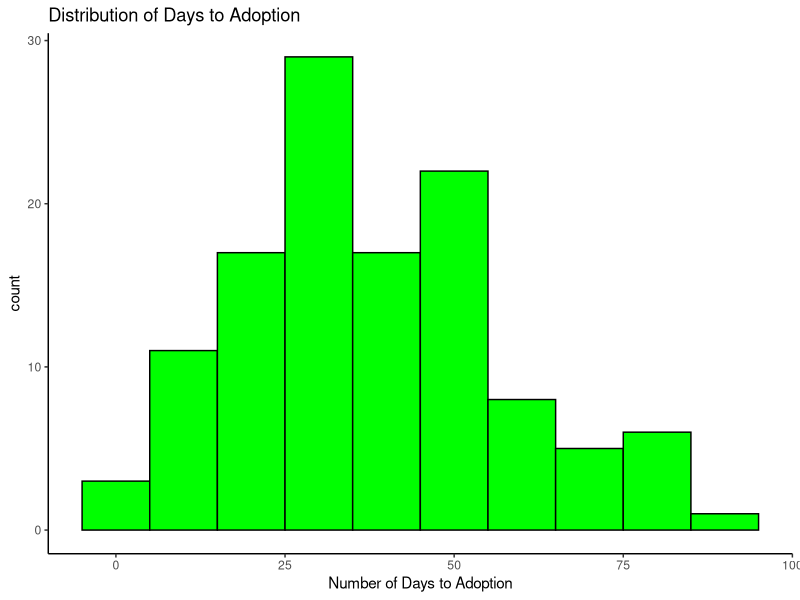

Source code (R):
## ---- chunk 1
knitr::opts_chunk$set(fig.height=3, fig.width=4, warning=FALSE, tidy=TRUE, tidy.opts=list(width.cutoff=60))
## ---- chunk 2
shelter <- read.csv('shelter.csv')
## ---- chunk 3
summary(shelter)
## ---- chunk 4
mean(shelter$Days.to.Adoption)
## ---- chunk 5
mean(shelter$Days.to.Adoption)
## ---- chunk 6
mean(shelter$Days.to.Adoption)
## ---- chunk 7
# Make a histogram of days to adopt variable
library(ggplot2)
ggplot(shelter, aes(x=Days.to.Adoption)) +  geom_histogram(binwidth=10, col='black', fill='green') + xlab('Number of Days to Adoption') + ggtitle('Distribution of Days to Adoption') + theme_classic()
